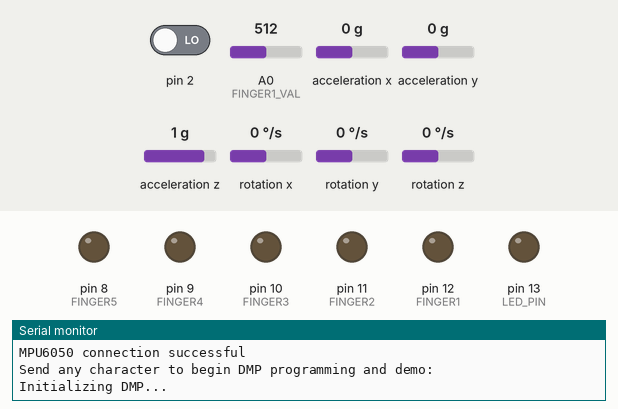
The sketch below on a simulated Arduino Nano, built with avr-gcc and run on an emulated ATmega328P. Parts: output pins drawn as LEDs (lit = HIGH), the last lines printed to the serial monitor. The test bench sets the inputs (shaded band); at power-on: rotation z 0 °/s, acceleration y 0 g, pin 2 LOW, A0 (FINGER1_VAL) = 512, acceleration x 0 g, acceleration z 1 g, rotation x 0 °/s, rotation y 0 °/s. The sensor or clock chip raises its interrupt line as the real part does.

Above: at 0.1 s.
At 1.28 s:
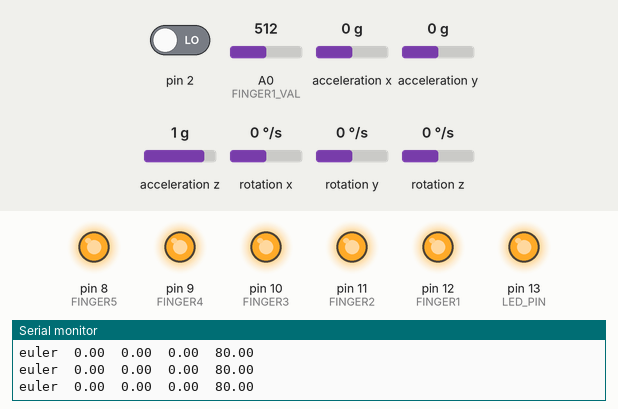
1.8 s: rotation z set to -100 °/s
4.8 s: acceleration y set to 0.8 g
Timing chart, 0 to 7.8 s (numbered marks = the images above; inputs shaded):
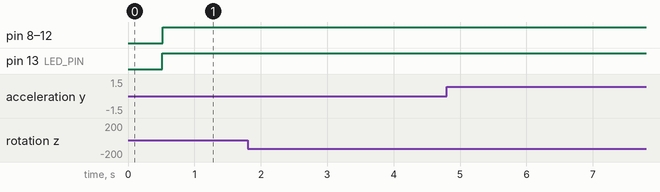

The sketch:

HandSensorReader.ino
```cpp
// I2Cdev and MPU6050 must be installed as libraries, or else the .cpp/.h files
// for both classes must be in the include path of your project
#include "I2Cdev.h"

#include "MPU6050_6Axis_MotionApps20.h"
//#include "MPU6050.h" // not necessary if using MotionApps include file

// Arduino Wire library is required if I2Cdev I2CDEV_ARDUINO_WIRE implementation
// is used in I2Cdev.h
#if I2CDEV_IMPLEMENTATION == I2CDEV_ARDUINO_WIRE
    #include "Wire.h"
#endif

// class default I2C address is 0x68
// specific I2C addresses may be passed as a parameter here
// AD0 low = 0x68 (default for SparkFun breakout and InvenSense evaluation board)
// AD0 high = 0x69
MPU6050 mpu;
//MPU6050 mpu(0x69); // <-- use for AD0 high

/* =========================================================================
   NOTE: In addition to connection 3.3v, GND, SDA, and SCL, this sketch
   depends on the MPU-6050's INT pin being connected to the Arduino's
   external interrupt #0 pin. On the Arduino Uno and Mega 2560, this is
   digital I/O pin 2.
 * ========================================================================= */

/* =========================================================================
   NOTE: Arduino v1.0.1 with the Leonardo board generates a compile error
   when using Serial.write(buf, len). The Teapot output uses this method.
   The solution requires a modification to the Arduino USBAPI.h file, which
   is fortunately simple, but annoying. This will be fixed in the next IDE
   release. For more info, see these links:

   http://arduino.cc/forum/index.php/topic,109987.0.html
   http://code.google.com/p/arduino/issues/detail?id=958
 * ========================================================================= */


// uncomment "OUTPUT_READABLE_QUATERNION" if you want to see the actual
// quaternion components in a [w, x, y, z] format (not best for parsing
// on a remote host such as Processing or something though)
//#define OUTPUT_READABLE_QUATERNION

// uncomment "OUTPUT_READABLE_EULER" if you want to see Euler angles
// (in degrees) calculated from the quaternions coming from the FIFO.
// Note that Euler angles suffer from gimbal lock (for more info, see
// http://en.wikipedia.org/wiki/Gimbal_lock)
#define OUTPUT_READABLE_EULER

// uncomment "OUTPUT_READABLE_YAWPITCHROLL" if you want to see the yaw/
// pitch/roll angles (in degrees) calculated from the quaternions coming
// from the FIFO. Note this also requires gravity vector calculations.
// Also note that yaw/pitch/roll angles suffer from gimbal lock (for
// more info, see: http://en.wikipedia.org/wiki/Gimbal_lock)
//#define OUTPUT_READABLE_YAWPITCHROLL

// uncomment "OUTPUT_READABLE_REALACCEL" if you want to see acceleration
// components with gravity removed. This acceleration reference frame is
// not compensated for orientation, so +X is always +X according to the
// sensor, just without the effects of gravity. If you want acceleration
// compensated for orientation, us OUTPUT_READABLE_WORLDACCEL instead.
//#define OUTPUT_READABLE_REALACCEL

// uncomment "OUTPUT_READABLE_WORLDACCEL" if you want to see acceleration
// components with gravity removed and adjusted for the world frame of
// reference (yaw is relative to initial orientation, since no magnetometer
// is present in this case). Could be quite handy in some cases.
//#define OUTPUT_READABLE_WORLDACCEL

// uncomment "OUTPUT_TEAPOT" if you want output that matches the
// format used for the InvenSense teapot demo
//#define OUTPUT_TEAPOT


#define LED_PIN 13 // (Arduino is 13, Teensy is 11, Teensy++ is 6)

#define FINGER1 12
#define FINGER2 11
#define FINGER3 10
#define FINGER4 9
#define FINGER5 8

#define FINGER1_VAL A0
#define FINGER2_VAL A1
#define FINGER3_VAL A2
#define FINGER4_VAL A3
#define FINGER5_VAL A6


bool blinkState = false;

// MPU control/status vars
bool dmpReady = false;  // set true if DMP init was successful
uint8_t mpuIntStatus;   // holds actual interrupt status byte from MPU
uint8_t devStatus;      // return status after each device operation (0 = success, !0 = error)
uint16_t packetSize;    // expected DMP packet size (default is 42 bytes)
uint16_t fifoCount;     // count of all bytes currently in FIFO
uint8_t fifoBuffer[64]; // FIFO storage buffer

// orientation/motion vars
Quaternion q;           // [w, x, y, z]         quaternion container
VectorInt16 aa;         // [x, y, z]            accel sensor measurements
VectorInt16 aaReal;     // [x, y, z]            gravity-free accel sensor measurements
VectorInt16 aaWorld;    // [x, y, z]            world-frame accel sensor measurements
VectorFloat gravity;    // [x, y, z]            gravity vector
float euler[3];         // [psi, theta, phi]    Euler angle container
float ypr[3];            // [yaw, pitch, roll]   yaw/pitch/roll container and gravity vector
float finger_angle[5];
// packet structure for InvenSense teapot demo
uint8_t teapotPacket[14] = { '$', 0x02, 0,0, 0,0, 0,0, 0,0, 0x00, 0x00, '\r', '\n' };


// ================================================================
// ===               INTERRUPT DETECTION ROUTINE                ===
// ================================================================

volatile bool mpuInterrupt = false;     // indicates whether MPU interrupt pin has gone high
void dmpDataReady() {
    mpuInterrupt = true;
}


// ================================================================
// ===                      INITIAL SETUP                       ===
// ================================================================

void setup() {
    // join I2C bus (I2Cdev library doesn't do this automatically)
    #if I2CDEV_IMPLEMENTATION == I2CDEV_ARDUINO_WIRE
        Wire.begin();
        TWBR = 24; // 400kHz I2C clock (200kHz if CPU is 8MHz)
    #elif I2CDEV_IMPLEMENTATION == I2CDEV_BUILTIN_FASTWIRE
        Fastwire::setup(400, true);
    #endif

    // initialize serial communication
    // (115200 chosen because it is required for Teapot Demo output, but it's
    // really up to you depending on your project)
    Serial.begin(115200);
    pinMode(13,OUTPUT);
    pinMode(FINGER1,OUTPUT);
    pinMode(FINGER2,OUTPUT);
    pinMode(FINGER3,OUTPUT);
    pinMode(FINGER4,OUTPUT);
    pinMode(FINGER5,OUTPUT);
    while (!Serial); // wait for Leonardo enumeration, others continue immediately

    // NOTE: 8MHz or slower host processors, like the Teensy @ 3.3v or Ardunio
    // Pro Mini running at 3.3v, cannot handle this baud rate reliably due to
    // the baud timing being too misaligned with processor ticks. You must use
    // 38400 or slower in these cases, or use some kind of external separate
    // crystal solution for the UART timer.

    // initialize device
    Serial.println(F("Initializing I2C devices..."));
    mpu.initialize();

    // verify connection
    Serial.println(F("Testing device connections..."));
    Serial.println(mpu.testConnection() ? F("MPU6050 connection successful") : F("MPU6050 connection failed"));

    // wait for ready
    Serial.println(F("\nSend any character to begin DMP programming and demo: "));
    //while (Serial.available() && Serial.read()); // empty buffer
    //while (!Serial.available());                 // wait for data
    //while (Serial.available() && Serial.read()); // empty buffer again
    //(waiting for letter to begin the data rendering, so take off this for link with other software will be better)

    // load and configure the DMP
    Serial.println(F("Initializing DMP..."));
    devStatus = mpu.dmpInitialize();

    // supply your own gyro offsets here, scaled for min sensitivity
    mpu.setXGyroOffset(220);
    mpu.setYGyroOffset(76);
    mpu.setZGyroOffset(-85);
    mpu.setZAccelOffset(1788); // 1688 factory default for my test chip

    // make sure it worked (returns 0 if so)
    if (devStatus == 0) {
        // turn on the DMP, now that it's ready
        Serial.println(F("Enabling DMP..."));
        mpu.setDMPEnabled(true);

        // enable Arduino interrupt detection
        Serial.println(F("Enabling interrupt detection (Arduino external interrupt 0)..."));
        attachInterrupt(0, dmpDataReady, RISING);
        mpuIntStatus = mpu.getIntStatus();

        // set our DMP Ready flag so the main loop() function knows it's okay to use it
        Serial.println(F("DMP ready! Waiting for first interrupt..."));
        dmpReady = true;

        // get expected DMP packet size for later comparison
        packetSize = mpu.dmpGetFIFOPacketSize();
    } else {
        // ERROR!
        // 1 = initial memory load failed
        // 2 = DMP configuration updates failed
        // (if it's going to break, usually the code will be 1)
        Serial.print(F("DMP Initialization failed (code "));
        Serial.print(devStatus);
        Serial.println(F(")"));
    }

    // configure LED for output
    pinMode(LED_PIN, OUTPUT);
}


// ================================================================
// ===                    MAIN PROGRAM LOOP                     ===
// ================================================================

void loop() {

  digitalWrite(13,HIGH);
    // if programming failed, don't try to do anything
    if (!dmpReady) return;

    // wait for MPU interrupt or extra packet(s) available
    while (!mpuInterrupt && fifoCount < packetSize) {
        // other program behavior stuff here
        // .
        // .
        // .
        // if you are really paranoid you can frequently test in between other
        // stuff to see if mpuInterrupt is true, and if so, "break;" from the
        // while() loop to immediately process the MPU data
        // .
        // .
        // .
    }

    // reset interrupt flag and get INT_STATUS byte
    mpuInterrupt = false;
    mpuIntStatus = mpu.getIntStatus();

    // get current FIFO count
    fifoCount = mpu.getFIFOCount();

    // check for overflow (this should never happen unless our code is too inefficient)
    if ((mpuIntStatus & 0x10) || fifoCount == 1024) {
        // reset so we can continue cleanly
        mpu.resetFIFO();
        Serial.println(F("FIFO overflow!"));

    // otherwise, check for DMP data ready interrupt (this should happen frequently)
    } else if (mpuIntStatus & 0x02) {
        // wait for correct available data length, should be a VERY short wait
        while (fifoCount < packetSize) fifoCount = mpu.getFIFOCount();

        // read a packet from FIFO
        mpu.getFIFOBytes(fifoBuffer, packetSize);

        // track FIFO count here in case there is > 1 packet available
        // (this lets us immediately read more without waiting for an interrupt)
        fifoCount -= packetSize;

        #ifdef OUTPUT_READABLE_QUATERNION
            // display quaternion values in easy matrix form: w x y z
            mpu.dmpGetQuaternion(&q, fifoBuffer);
            Serial.print("quat\t");
            Serial.print(q.w);
            Serial.print("\t");
            Serial.print(q.x);
            Serial.print("\t");
            Serial.print(q.y);
            Serial.print("\t");
            Serial.println(q.z);
        #endif

        #ifdef OUTPUT_READABLE_EULER
            // display Euler angles in degrees
            digitalWrite(FINGER1,HIGH);
            digitalWrite(FINGER2,HIGH);
            digitalWrite(FINGER3,HIGH);
            digitalWrite(FINGER4,HIGH);
            digitalWrite(FINGER5,HIGH);

            finger_angle[0]=analogRead(FINGER1_VAL);
            finger_angle[0] = map(finger_angle[0], 190, 940, 140, 0);

            //finger_angle[1]=analogRead(FINGER2_VAL);
            //finger_angle[1] = map(finger_angle[1], 190, 940, 140, 0);
            //finger_angle[2]=analogRead(FINGER3_VAL);
            //finger_angle[2] = map(finger_angle[2], 190, 940, 140, 0);
            //finger_angle[3]=analogRead(FINGER4_VAL);
            //finger_angle[3] = map(finger_angle[3], 190, 940, 140, 0);
            //finger_angle[4]=analogRead(FINGER5_VAL);
            //finger_angle[4] = map(finger_angle[4], 190, 940, 140, 0);

            mpu.dmpGetQuaternion(&q, fifoBuffer);
            mpu.dmpGetEuler(euler, &q);
            Serial.print("euler\t");
            Serial.print(euler[0] * 180/M_PI);
            Serial.print("\t");
            Serial.print(euler[1] * 180/M_PI);
            Serial.print("\t");
            Serial.print(euler[2] * 180/M_PI);
            Serial.print("\t");
            Serial.println(finger_angle[0]);
            //Serial.print("\t");
            //Serial.print(finger_angle[1]);
            //Serial.print("\t");
            //Serial.print(finger_angle[2]);
            //Serial.print("\t");
            //Serial.print(finger_angle[3]);
            //Serial.print("\t");
            //Serial.println(finger_angle[4]);

        #endif

        #ifdef OUTPUT_READABLE_YAWPITCHROLL
            // display Euler angles in degrees
            mpu.dmpGetQuaternion(&q, fifoBuffer);
            mpu.dmpGetGravity(&gravity, &q);
            mpu.dmpGetYawPitchRoll(ypr, &q, &gravity);

            Serial.print("ypr\t");
            Serial.print(ypr[0] * 180/M_PI);
            Serial.print("\t");
            Serial.print(ypr[1] * 180/M_PI);
            Serial.print("\t");
            Serial.println(ypr[2] * 180/M_PI);
        #endif

        #ifdef OUTPUT_READABLE_REALACCEL
            // display real acceleration, adjusted to remove gravity
            mpu.dmpGetQuaternion(&q, fifoBuffer);
            mpu.dmpGetAccel(&aa, fifoBuffer);
            mpu.dmpGetGravity(&gravity, &q);
            mpu.dmpGetLinearAccel(&aaReal, &aa, &gravity);
            Serial.print("areal\t");
            Serial.print(aaReal.x);
            Serial.print("\t");
            Serial.print(aaReal.y);
            Serial.print("\t");
            Serial.println(aaReal.z);
        #endif

        #ifdef OUTPUT_READABLE_WORLDACCEL
            // display initial world-frame acceleration, adjusted to remove gravity
            // and rotated based on known orientation from quaternion
            mpu.dmpGetQuaternion(&q, fifoBuffer);
            mpu.dmpGetAccel(&aa, fifoBuffer);
            mpu.dmpGetGravity(&gravity, &q);
            mpu.dmpGetLinearAccel(&aaReal, &aa, &gravity);
            mpu.dmpGetLinearAccelInWorld(&aaWorld, &aaReal, &q);
            Serial.print("aworld\t");
            Serial.print(aaWorld.x);
            Serial.print("\t");
            Serial.print(aaWorld.y);
            Serial.print("\t");
            Serial.println(aaWorld.z);
        #endif

        #ifdef OUTPUT_TEAPOT
            // display quaternion values in InvenSense Teapot demo format:
            teapotPacket[2] = fifoBuffer[0];
            teapotPacket[3] = fifoBuffer[1];
            teapotPacket[4] = fifoBuffer[4];
            teapotPacket[5] = fifoBuffer[5];
            teapotPacket[6] = fifoBuffer[8];
            teapotPacket[7] = fifoBuffer[9];
            teapotPacket[8] = fifoBuffer[12];
            teapotPacket[9] = fifoBuffer[13];
            Serial.write(teapotPacket, 14);
            teapotPacket[11]++; // packetCount, loops at 0xFF on purpose
        #endif

        // blink LED to indicate activity
        blinkState = !blinkState;
        digitalWrite(LED_PIN, blinkState);
    }
}
```
